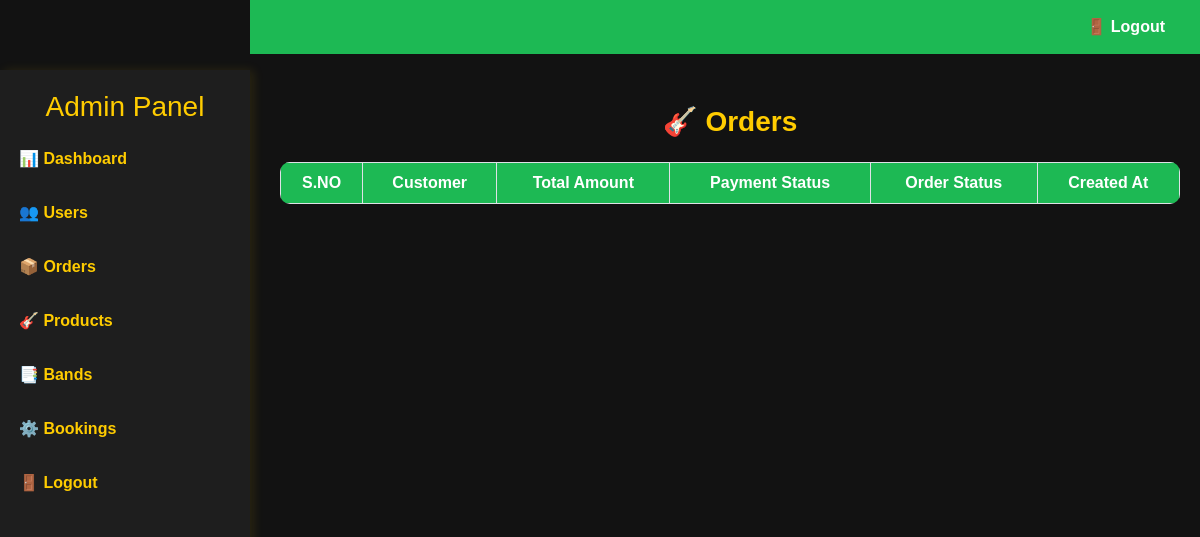
The app's page /orders/, older data.
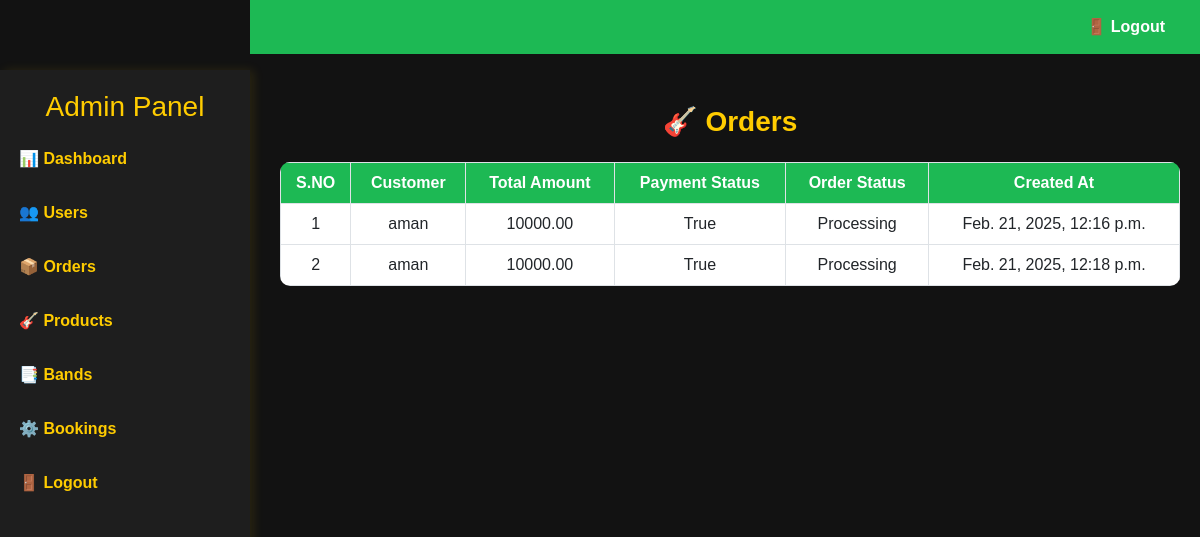
The same page, newer data.
### app/models.py (models this page shows, shortened)
class Order(models.Model):
    customer = models.ForeignKey(Customer, on_delete=models.CASCADE, related_name="orders")
    total_amount = models.DecimalField(max_digits=10, decimal_places=2)
    payment_status = models.BooleanField(default=False)  # False means unpaid
    order_status = models.CharField(
        max_length=20,
        choices=[("Pending", "Pending"), ("Processing", "Processing"), ("Delivered", "Delivered")],
        default="Pending"
    )
    created_at = models.DateTimeField(auto_now_add=True)

class Customer(models.Model):
    name = models.CharField(max_length=100)
    email = models.EmailField(unique=True)
    phone = models.PositiveBigIntegerField()
    password = models.CharField(max_length=255)
    location = models.CharField(max_length=255)

### app/views.py (the view)
# urls.py: path('orders/',views.orders,name='orders'),
def orders(request):
    ordr=Order.objects.all()
    return render(request,'admin/orders.html',{'ordr':ordr})

### app/models.py (called while the page is built)
    def __str__(self):
        return self.name

### templates/admin/orders.html (shortened to what this page needs)
<!DOCTYPE html>
<html lang="en">
<head>
    <link rel="stylesheet" href="https://cdn.jsdelivr.net/npm/bootstrap@5.3.0/dist/css/bootstrap.min.css">
</head>
<body>
    <div class="sidebar">
        <h3>Admin Panel</h3>
        <a href="../adminhome">📊 Dashboard</a>
        <a href="../users">👥 Users</a>
        <a href="../orders">📦 Orders</a>
        <a href="../products">🎸 Products</a>
        <a href="../bands">📑 Bands</a>
        <a href="../bookings">⚙️ Bookings</a>
        <a href="../logout">🚪 Logout</a>
    </div>
    <div class="top-navbar">
        <a href="../logout">🚪 Logout</a>
    </div>
    <div class="content">
        <h2 class="heading">🎸 Orders</h2>
        <table class="table table-bordered text-center">
            <thead>
                <tr>
                    <th>S.NO</th>
                    <th>Customer</th>
                    <th>Total Amount</th>
                    <th>Payment Status</th>
                    <th>Order Status</th>
                    <th>Created At</th>
                </tr>
            </thead>
            <tbody>
                {% for o in ordr %}
                <tr>
                    <td>{{ forloop.counter }}</td>
                    <td>{{ o.customer }}</td>
                    <td>{{ o.total_amount }}</td>
                    <td>{{ o.payment_status }}</td>
                    <td>{{ o.order_status }}</td>
                    <td>{{ o.created_at }}</td>
                </tr>
                {% endfor %}
            </tbody>
        </table>
    </div>
</body>
</html>

Row changes from the older to the newer data that the page shows:
added Order: customer "aman", total_amount "10000.00", payment_status "True", order_status "Processing", created_at "Feb. 21, 2025, 12:16 p.m."
added Order: customer "aman", total_amount "10000.00", payment_status "True", order_status "Processing", created_at "Feb. 21, 2025, 12:18 p.m."
